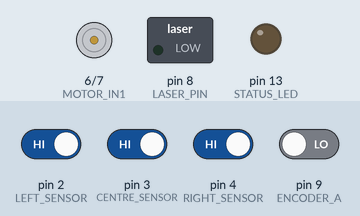
Simulated run of this sketch. Board: Arduino Nano, built with avr-gcc and run on an emulated ATmega328P. Parts: motor-driver pin pairs drawn as motors (green arrow = first pin HIGH = forward, orange = second pin HIGH = backward, longer = more drive), switched loads named in the sketch (green lamp = pin HIGH), output pins drawn as LEDs (lit = HIGH). The test bench sets the inputs (shaded band); at power-on: pin 2 (LEFT_SENSOR), pin 3 (CENTRE_SENSOR), pin 4 (RIGHT_SENSOR) HIGH, pin 9 (ENCODER_A) LOW.

Above: at 1.2 s.
1.3 s: pin 3 (CENTRE_SENSOR) driven LOW
At 1.7 s:
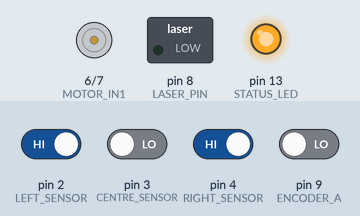
2.8 s: pin 3 (CENTRE_SENSOR) driven HIGH
At 30.12 s:
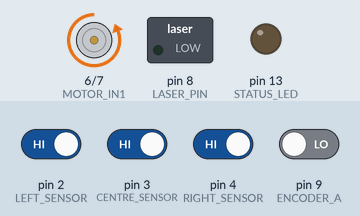
At 30.87 s:
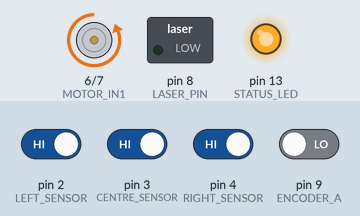
Timing chart, 0 to 31.7 s (numbered marks = the images above; inputs shaded):
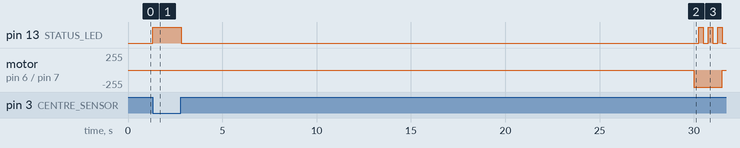

Measured:
- after the input at 1.3 s, pin 13 (STATUS_LED): LOW → HIGH at once
- after the input at 2.8 s, pin 13 (STATUS_LED): HIGH → LOW at once, then repeats every 0.50 s: HIGH 0.25 s, LOW 0.25 s; motor on pin 6 (MOTOR_IN1) / pin 7 (MOTOR_IN2): stopped → backward 255/255 after 27.2 s, → stopped 1.5 s later

The sketch:

TestFinal.ino
```cpp
/*
  ============================================================
  MQ SENTINEL - AUTONOMOUS IR TRACKING CONTROLLER
  ============================================================

  Arduino Nano / ATmega328P

  D2  LEFT IR
  D3  CENTRE FINE IR
  D4  RIGHT IR

  D6  MOTOR IN1
  D7  MOTOR IN2

  D8  LASER

  D9  ENCODER A
  D10 ENCODER B

  D13 BUILT-IN STATUS LED

  FEATURES:

  - Automatic target search
  - Left/right coarse alignment
  - Centre sensor priority
  - Continuous full-drive search (bounded total run time)
  - Short motor correction pulses
  - Reaction-wheel encoder monitoring
  - Fine alignment and settling verification
  - Laser interlock
  - Automatic reacquisition after target loss

  No Serial Monitor required during operation.
*/

// ============================================================
// SELECT IR DETECTION METHOD
// ============================================================

// 0 = Raw HIGH/LOW detection
// 1 = IRremote decoded detection

#define USE_DECODED_IR 0

#if USE_DECODED_IR

#define SUPPORT_MULTIPLE_RECEIVER_INSTANCES

void UserIRReceiveTimerInterruptHandler();

#include <IRremote.hpp>

#endif

// ============================================================
// PIN DEFINITIONS
// ============================================================

const byte LEFT_SENSOR   = 2;
const byte CENTRE_SENSOR = 3;
const byte RIGHT_SENSOR  = 4;

const byte MOTOR_IN1 = 6;
const byte MOTOR_IN2 = 7;

const byte LASER_PIN = 8;

const byte ENCODER_A = 9;
const byte ENCODER_B = 10;

const byte STATUS_LED = LED_BUILTIN;

// ============================================================
// IR RECEIVERS
// ============================================================

#if USE_DECODED_IR

IRrecv centreReceiver(CENTRE_SENSOR);
IRrecv rightReceiver(RIGHT_SENSOR);

#endif

// ============================================================
// CONFIGURATION
// ============================================================

// Set true only after completing laser alignment
// calibration and confirming the operating conditions.

const bool ENABLE_LASER = false;  // Keep disabled for speed testing.

// Reverse motor direction if physical chassis movement
// is opposite to the intended tracking direction.

const bool REVERSE_MOTOR = false;

// ------------------------------------------------------------
// MOTOR PULSE SETTINGS
// ------------------------------------------------------------

// Initial experimental values.
// Calibrate using Tests 3 and 4.

// Single uninterrupted full-drive search, bounded per power cycle.
// Increase ONLY after checking motor/flywheel ratings and the video.
const unsigned long MAX_TOTAL_SEARCH_DRIVE_MS = 1500;

// A 500 ms coarse correction can overshoot a narrow centre sensor.
// Drive is still 100% while a correction pulse is active.

const unsigned long COARSE_PULSE_MS = 120;

// FINE_PULSE_MS was unused in the original state machine; removed.

// Observation interval after each motor pulse.

const unsigned long COAST_WAIT_MS = 50;

// Minimum time between correction pulses.

const unsigned long CORRECTION_INTERVAL_MS = 50;

// ------------------------------------------------------------
// IR SIGNAL SETTINGS
// ------------------------------------------------------------

#if USE_DECODED_IR

// Maximum gap between successful decoded frames.

const unsigned long IR_HOLD_MS = 250;

// Require at least this many separate centre frames
// during the alignment verification period.

const byte CENTRE_CONFIRMATIONS = 3;

#else

// Maximum gap between raw LOW readings.

const unsigned long IR_HOLD_MS = 35;

// Minimum number of LOW samples before firing.

const byte CENTRE_CONFIRMATIONS = 6;

#endif

// ------------------------------------------------------------
// STABILITY SETTINGS
// ------------------------------------------------------------

// Minimum continuous alignment verification time.

const unsigned long ALIGNMENT_HOLD_MS = 500;

// Observe encoder movement over this period.

const unsigned long SPEED_SAMPLE_MS = 200;

// Maximum encoder movement during a speed sample
// for the wheel to be considered sufficiently slow.
//
// This is NOT a chassis-speed measurement.

const long MAX_SETTLED_COUNTS = 1;

// Initial preparation time after power-on.

const unsigned long START_DELAY_MS = 30000;

// ============================================================
// MOTOR DIRECTION
// ============================================================

enum MotorDirection {

  MOTOR_NONE,
  MOTOR_LEFT,
  MOTOR_RIGHT
};

// ============================================================
// CONTROLLER STATES
// ============================================================

enum TrackingState {

  STARTUP,
  SEARCH,
  SEARCH_LIMIT,
  COARSE_ALIGN,
  FINE_ALIGN,
  VERIFY_ALIGN,
  FIRE_TRACK
};

TrackingState state = STARTUP;

// ============================================================
// IR DETECTION
// ============================================================

struct SensorData {

  bool left;
  bool centre;
  bool right;
};

SensorData sensors = {false, false, false};

unsigned long lastLeftIR = 0;
unsigned long lastCentreIR = 0;
unsigned long lastRightIR = 0;

bool seenLeft = false;
bool seenCentre = false;
bool seenRight = false;

// ============================================================
// ENCODER
// ============================================================

volatile long encoderCount = 0;

volatile byte previousEncoderA = LOW;

long previousSpeedCount = 0;

long recentEncoderMovement = 0;

unsigned long lastSpeedSample = 0;

bool speedSampleReady = false;

// ============================================================
// MOTOR STATE
// ============================================================

MotorDirection activeMotor = MOTOR_NONE;

MotorDirection lastDirection = MOTOR_LEFT;

unsigned long motorStartTime = 0;

unsigned long motorDuration = 0;

unsigned long motorStopTime = 0;

bool motorRunning = false;

bool motorHasStopped = false;

// A single power-cycle search budget prevents an unattended motor
// from repeatedly accelerating a wheel that may already be saturated.
unsigned long searchDriveUsedMs = 0;
bool searchDriveActive = false;

// ============================================================
// ALIGNMENT STATE
// ============================================================

unsigned long alignmentStart = 0;

unsigned int centreConfirmations = 0;

unsigned long lastCorrectionTime = 0;

// ============================================================
// ENCODER INTERRUPT
// ============================================================

// D9 = PB1 / PCINT1
// D10 = PB2
//
// Count channel A rising edges.
// Read channel B to determine direction.

ISR(PCINT0_vect) {

  byte currentA =
      (PINB & _BV(PB1)) ? HIGH : LOW;

  if (currentA == HIGH &&
      previousEncoderA == LOW) {

    byte currentB =
        (PINB & _BV(PB2)) ? HIGH : LOW;

    if (currentB != currentA) {

      encoderCount++;

    } else {

      encoderCount--;
    }
  }

  previousEncoderA = currentA;
}

// ============================================================
// SAFE ENCODER READING
// ============================================================

long readEncoder() {

  long count;

  noInterrupts();

  count = encoderCount;

  interrupts();

  return count;
}

// ============================================================
// ENCODER SETUP
// ============================================================

void initialiseEncoder() {

  pinMode(ENCODER_A, INPUT);
  pinMode(ENCODER_B, INPUT);

  previousEncoderA =
      digitalRead(ENCODER_A);

  PCICR |= _BV(PCIE0);

  PCMSK0 |= _BV(PCINT1);

  previousSpeedCount = readEncoder();

  lastSpeedSample = millis();
}

// ============================================================
// ENCODER SPEED MONITOR
// ============================================================

void updateWheelSpeed(unsigned long now) {

  if (now - lastSpeedSample < SPEED_SAMPLE_MS) {
    return;
  }

  long currentCount = readEncoder();

  recentEncoderMovement =
      labs(currentCount - previousSpeedCount);

  previousSpeedCount = currentCount;

  lastSpeedSample = now;

  speedSampleReady = true;
}

bool wheelSettled() {

  return speedSampleReady &&
         recentEncoderMovement <= MAX_SETTLED_COUNTS;
}

// ============================================================
// MOTOR OUTPUTS
// ============================================================

void motorCoast() {

  // Verify LOW/LOW requests coast mode
  // for your actual motor driver.

  digitalWrite(MOTOR_IN1, LOW);
  digitalWrite(MOTOR_IN2, LOW);
}

void motorLeft() {

  if (!REVERSE_MOTOR) {

    digitalWrite(MOTOR_IN1, LOW);
    digitalWrite(MOTOR_IN2, HIGH);

  } else {

    digitalWrite(MOTOR_IN1, HIGH);
    digitalWrite(MOTOR_IN2, LOW);
  }
}

void motorRight() {

  if (!REVERSE_MOTOR) {

    digitalWrite(MOTOR_IN1, HIGH);
    digitalWrite(MOTOR_IN2, LOW);

  } else {

    digitalWrite(MOTOR_IN1, LOW);
    digitalWrite(MOTOR_IN2, HIGH);
  }
}

// ============================================================
// STOP MOTOR
// ============================================================

void stopMotor(unsigned long now) {

  if (!motorRunning) {
    return;
  }

  // Account for the entire continuous search-drive interval.
  if (searchDriveActive) {
    unsigned long elapsed = now - motorStartTime;
    unsigned long remaining = MAX_TOTAL_SEARCH_DRIVE_MS - searchDriveUsedMs;
    searchDriveUsedMs += (elapsed < remaining) ? elapsed : remaining;
    searchDriveActive = false;
  }

  motorCoast();

  motorRunning = false;

  motorHasStopped = true;

  activeMotor = MOTOR_NONE;

  motorStopTime = now;

  lastCorrectionTime = now;
}

// ============================================================
// START MOTOR PULSE
// ============================================================

void startMotorPulse(
  MotorDirection direction,
  unsigned long duration,
  unsigned long now
) {

  if (motorRunning) {
    return;
  }

  // Never drive the motor while the laser is on.

  digitalWrite(LASER_PIN, LOW);

  // Avoid reversing direction while motor drive is active.

  if (direction == MOTOR_LEFT) {

    motorLeft();

  } else if (direction == MOTOR_RIGHT) {

    motorRight();

  } else {

    return;
  }

  activeMotor = direction;

  lastDirection = direction;

  motorStartTime = now;

  motorDuration = duration;

  motorRunning = true;

  motorHasStopped = false;
}

// ============================================================
// UPDATE MOTOR
// ============================================================

void updateMotor(unsigned long now) {

  if (!motorRunning) {
    return;
  }

  if (now - motorStartTime >= motorDuration) {

    stopMotor(now);
  }
}

// ============================================================
// MOTOR READY FOR ANOTHER PULSE
// ============================================================

bool motorReady(unsigned long now) {

  if (motorRunning) {
    return false;
  }

  if (!motorHasStopped) {
    return true;
  }

  return now - motorStopTime >= COAST_WAIT_MS &&
         now - lastCorrectionTime >=
             CORRECTION_INTERVAL_MS;
}

// ============================================================
// IR DETECTION UPDATE
// ============================================================

void updateIRSensors(unsigned long now) {

#if USE_DECODED_IR

  // ----------------------------------------------------------
  // LEFT
  // ----------------------------------------------------------

  if (IrReceiver.decode()) {

    lastLeftIR = now;

    seenLeft = true;

    IrReceiver.resume();
  }

  // ----------------------------------------------------------
  // CENTRE
  // ----------------------------------------------------------

  if (centreReceiver.decode()) {

    lastCentreIR = now;

    seenCentre = true;

    if (centreConfirmations < 65535) {
      centreConfirmations++;
    }

    centreReceiver.resume();
  }

  // ----------------------------------------------------------
  // RIGHT
  // ----------------------------------------------------------

  if (rightReceiver.decode()) {

    lastRightIR = now;

    seenRight = true;

    rightReceiver.resume();
  }

#else

  // ----------------------------------------------------------
  // RAW HIGH/LOW DETECTION
  // ----------------------------------------------------------

  if (digitalRead(LEFT_SENSOR) == LOW) {

    lastLeftIR = now;
    seenLeft = true;
  }

  if (digitalRead(CENTRE_SENSOR) == LOW) {

    lastCentreIR = now;
    seenCentre = true;

    if (centreConfirmations < 65535) {
      centreConfirmations++;
    }
  }

  if (digitalRead(RIGHT_SENSOR) == LOW) {

    lastRightIR = now;
    seenRight = true;
  }

#endif

  // ----------------------------------------------------------
  // APPLY DETECTION HOLD
  // ----------------------------------------------------------

  sensors.left =
      seenLeft &&
      now - lastLeftIR <= IR_HOLD_MS;

  sensors.centre =
      seenCentre &&
      now - lastCentreIR <= IR_HOLD_MS;

  sensors.right =
      seenRight &&
      now - lastRightIR <= IR_HOLD_MS;
}

// ============================================================
// ALIGNMENT VERIFICATION
// ============================================================

void beginVerification(unsigned long now) {

  state = VERIFY_ALIGN;

  alignmentStart = now;

  centreConfirmations = 0;

  // Ensure the motor is no longer being driven.

  stopMotor(now);
}

// ============================================================
// TARGET DIRECTION
// ============================================================

MotorDirection targetDirection() {

  // No correction when centre detects the beacon.

  if (sensors.centre) {

    return MOTOR_NONE;
  }

  // Target on left.

  if (sensors.left && !sensors.right) {

    return MOTOR_LEFT;
  }

  // Target on right.

  if (sensors.right && !sensors.left) {

    return MOTOR_RIGHT;
  }

  // Both side sensors detect:
  // Direction is ambiguous.

  if (sensors.left && sensors.right) {

    return MOTOR_NONE;
  }

  // No target detected.

  return MOTOR_NONE;
}

// ============================================================
// MAIN TRACKING CONTROLLER
// ============================================================

void updateController(unsigned long now) {

  // ==========================================================
  // STARTUP
  // ==========================================================

  if (state == STARTUP) {

    if (now >= START_DELAY_MS) {

      state = SEARCH;
    }

    return;
  }

  // ==========================================================
  // CENTRE SENSOR PRIORITY
  // ==========================================================

  // Stop powered rotation as soon as centre detects IR.

  if (sensors.centre && motorRunning) {

    stopMotor(now);

    state = FINE_ALIGN;
  }

  // ==========================================================
  // STATE 1: SEARCH - UNINTERRUPTED FULL DRIVE
  // ==========================================================

  if (state == SEARCH) {

    digitalWrite(LASER_PIN, LOW);

    // Sensor handling has priority over the search-speed limit.
    if (sensors.centre) {
      stopMotor(now);
      state = FINE_ALIGN;
      return;
    }

    if (sensors.left || sensors.right) {
      stopMotor(now);
      state = COARSE_ALIGN;
      return;
    }

    // A previous coarse correction may still be in progress when
    // target detection disappears; do not inherit that drive command.
    if (motorRunning && !searchDriveActive) {
      stopMotor(now);
    }

    if (searchDriveUsedMs >= MAX_TOTAL_SEARCH_DRIVE_MS) {
      stopMotor(now);
      state = SEARCH_LIMIT;
      return;
    }

    // No repeated 50 ms pulses: keep full drive on until a sensor
    // detects IR or the bounded cumulative search budget expires.
    if (!motorRunning && motorReady(now)) {
      unsigned long remaining = MAX_TOTAL_SEARCH_DRIVE_MS - searchDriveUsedMs;
      startMotorPulse(lastDirection, remaining, now);
      searchDriveActive = motorRunning;
    }
    return;
  }

  // Search time exhausted: stop accelerating the wheel. A side
  // detection can still initiate a correction, but an unattended
  // search does not keep spinning the motor indefinitely.
  if (state == SEARCH_LIMIT) {
    digitalWrite(LASER_PIN, LOW);
    stopMotor(now);
    if (sensors.centre) {
      state = FINE_ALIGN;
    } else if (sensors.left || sensors.right) {
      state = COARSE_ALIGN;
    }
    return;
  }

  // ==========================================================
  // STATE 2: COARSE ALIGNMENT
  // ==========================================================

  if (state == COARSE_ALIGN) {

    digitalWrite(LASER_PIN, LOW);

    // Centre sensor always has priority.

    if (sensors.centre) {

      stopMotor(now);

      state = FINE_ALIGN;

      return;
    }

    MotorDirection direction =
        targetDirection();

    // Lost target completely.

    if (!sensors.left && !sensors.right) {

      stopMotor(now);
      state = SEARCH;
      return;
    }

    // Ambiguous side detection:
    // Stop rather than choosing randomly.

    if (direction == MOTOR_NONE) {

      stopMotor(now);

      return;
    }

    // Start a short correction pulse.

    if (motorReady(now)) {

      startMotorPulse(
        direction,
        COARSE_PULSE_MS,
        now
      );
    }

    return;
  }

  // ==========================================================
  // STATE 3: FINE ALIGNMENT
  // ==========================================================

  if (state == FINE_ALIGN) {

    digitalWrite(LASER_PIN, LOW);

    // If centre alignment is lost,
    // determine the new correction direction.

    if (!sensors.centre) {

      state = COARSE_ALIGN;

      if (!sensors.left && !sensors.right) {

        state = SEARCH;
      }

      return;
    }

    // Wait for residual motor movement after cutoff.

    if (!motorReady(now)) {

      return;
    }

    // Centre sensor still sees target:
    // begin alignment verification.

    beginVerification(now);

    return;
  }

  // ==========================================================
  // STATE 4: VERIFY ALIGNMENT
  // ==========================================================

  if (state == VERIFY_ALIGN) {

    digitalWrite(LASER_PIN, LOW);

    // Target has moved outside fine sensor.

    if (!sensors.centre) {

      state = FINE_ALIGN;
      return;
    }

    // Allow time for stable alignment.

    if (
      now - alignmentStart <
      ALIGNMENT_HOLD_MS
    ) {

      return;
    }

    // Require enough detection observations.

    if (
      centreConfirmations <
      CENTRE_CONFIRMATIONS
    ) {

      return;
    }

    // Require low reaction-wheel movement.

    if (!wheelSettled()) {

      return;
    }

    // All verification conditions satisfied.

    state = FIRE_TRACK;

    if (ENABLE_LASER) {

      digitalWrite(LASER_PIN, HIGH);
    }

    return;
  }

  // ==========================================================
  // STATE 5: FIRE AND TRACK
  // ==========================================================

  if (state == FIRE_TRACK) {

    // Lost target: immediately disable laser.

    if (!sensors.centre) {

      digitalWrite(LASER_PIN, LOW);

      state = FINE_ALIGN;

      return;
    }

    // Unexpected motor movement.

    if (motorRunning || !wheelSettled()) {

      digitalWrite(LASER_PIN, LOW);

      state = FINE_ALIGN;

      return;
    }

    // Target remains centred according to fine sensor.

    if (ENABLE_LASER) {

      digitalWrite(LASER_PIN, HIGH);
    }

    return;
  }
}

// ============================================================
// STATUS LED
// ============================================================

void updateStatusLED(unsigned long now) {

  // LED permanently ON while centre sensor detects IR.

  if (sensors.centre) {

    digitalWrite(STATUS_LED, HIGH);

    return;
  }

  // Blink during search / coarse alignment.

  if (state == SEARCH ||
      state == SEARCH_LIMIT ||
      state == COARSE_ALIGN) {

    digitalWrite(
      STATUS_LED,
      (now / 250) % 2 ? HIGH : LOW
    );

    return;
  }

  digitalWrite(STATUS_LED, LOW);
}

// ============================================================
// SETUP
// ============================================================

void setup() {

  pinMode(MOTOR_IN1, OUTPUT);
  pinMode(MOTOR_IN2, OUTPUT);

  pinMode(LASER_PIN, OUTPUT);

  pinMode(STATUS_LED, OUTPUT);

  // Laser disabled during startup.

  digitalWrite(LASER_PIN, LOW);

  digitalWrite(STATUS_LED, LOW);

  // Motor initially coasting.

  motorCoast();

#if USE_DECODED_IR

  // LEFT uses built-in receiver.

  IrReceiver.begin(
    LEFT_SENSOR,
    false
  );

  // CENTRE fine receiver.

  centreReceiver.begin(
    CENTRE_SENSOR,
    false
  );

  // RIGHT receiver.

  rightReceiver.begin(
    RIGHT_SENSOR,
    false
  );

#else

  pinMode(LEFT_SENSOR, INPUT);

  pinMode(CENTRE_SENSOR, INPUT);

  pinMode(RIGHT_SENSOR, INPUT);

#endif

  // Initialise motor encoder.

  initialiseEncoder();

  state = STARTUP;
}

// ============================================================
// MAIN LOOP
// ============================================================

void loop() {

  unsigned long now = millis();

  // Keep the laser off unless the controller
  // has explicitly authorised activation.

  if (state != FIRE_TRACK) {

    digitalWrite(LASER_PIN, LOW);
  }

  // Read all three IR sensors.

  updateIRSensors(now);

  // Monitor reaction-wheel movement.

  updateWheelSpeed(now);

  // End motor pulse if its time has expired.

  updateMotor(now);

  // Execute autonomous tracking state machine.

  updateController(now);

  // Update visible LED indicator.

  updateStatusLED(now);
}

// ============================================================
// IRREMOTE MULTIPLE RECEIVER INTERRUPT HANDLER
// ============================================================

#if USE_DECODED_IR

void UserIRReceiveTimerInterruptHandler() {

  centreReceiver.ReceiveInterruptHandler();

  rightReceiver.ReceiveInterruptHandler();
}

#endif
```
